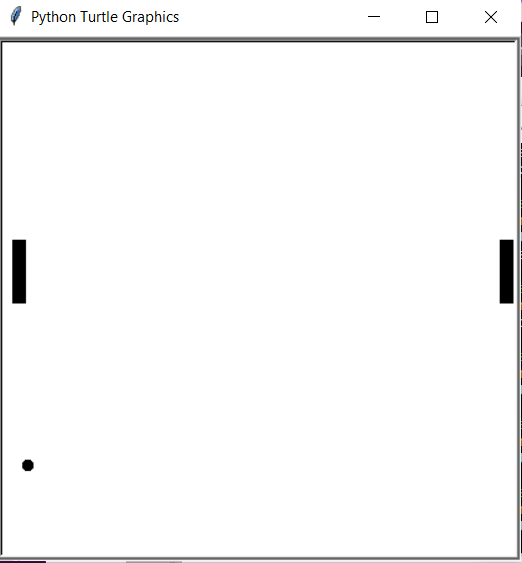

The Python source for this figure:
"""Pong, classic arcade game.

Exercises

1. Change the colors.
2. What is the frame rate? Make it faster or slower.
3. Change the speed of the ball.
4. Change the size of the paddles.
5. Change how the ball bounces off walls.
6. How would you add a computer player?
6. Add a second ball.
"""

import turtle
from random import choice, random
from freegames import vector


def value():
    """Randomly generate value between (-5, -3) or (3, 5)."""
    return (3 + random() * 2) * choice([1, -1])


ball = vector(0, 0)
aim = vector(value(), value())
state = {1: 0, 2: 0}


def move(player, change):
    """Move player position by change."""
    state[player] += change


def rectangle(x, y, width, height):
    """Draw rectangle at (x, y) with given width and height."""
    turtle.up()
    turtle.goto(x, y)
    turtle.down()
    turtle.begin_fill()
    for count in range(2):
        turtle.forward(width)
        turtle.left(90)
        turtle.forward(height)
        turtle.left(90)
    turtle.end_fill()


def draw():
    """Draw game and move pong ball."""
    turtle.clear()
    rectangle(-200, state[1], 10, 50)
    rectangle(190, state[2], 10, 50)

    ball.move(aim)
    x = ball.x
    y = ball.y

    turtle.up()
    turtle.goto(x, y)
    turtle.dot(10)
    turtle.update()

    if y < -200 or y > 200:
        aim.y = -aim.y

    if x < -185:
        low = state[1]
        high = state[1] + 50

        if low <= y <= high:
            aim.x = -aim.x
        else:
            return

    if x > 185:
        low = state[2]
        high = state[2] + 50

        if low <= y <= high:
            aim.x = -aim.x
        else:
            return

    turtle.ontimer(draw, 50)


turtle.setup(420, 420, 370, 0)
turtle.hideturtle()
turtle.tracer(False)
turtle.listen()
turtle.onkey(lambda: move(1, 20), 'w')
turtle.onkey(lambda: move(1, -20), 's')
turtle.onkey(lambda: move(2, 20), 'i')
turtle.onkey(lambda: move(2, -20), 'k')
draw()
turtle.done()
